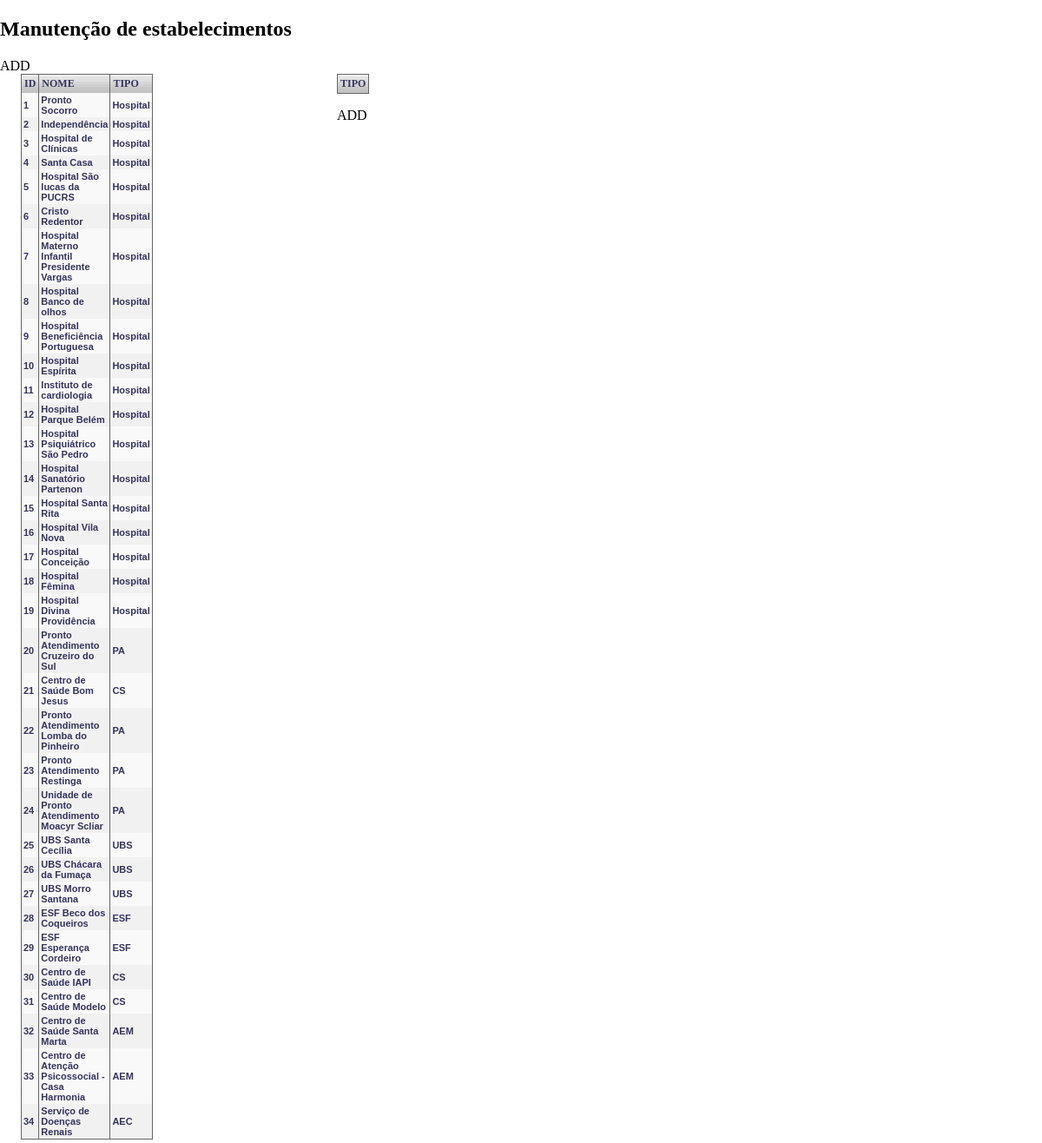
Page /app/adm/index.php on the committed database.
### tables this page shows
CREATE TABLE IF NOT EXISTS `tb_estabelecimento` (
  `cod_estab` int(10) unsigned NOT NULL auto_increment,
  `nome` varchar(100) NOT NULL,
  `tipo` varchar(10) default NULL,
  `adm` varchar(20) default NULL,
  `telefone` char(10) default NULL,
  `site` varchar(120) default NULL,
  `latitude` char(20) default NULL,
  `longitude` char(20) default NULL,
  `endereco` varchar(100) default NULL,
  PRIMARY KEY  (`cod_estab`),
  KEY `cod_estab` (`cod_estab`),
  KEY `tipo` (`tipo`)
);

### app/adm/index.php (the view, shortened to what this page needs)
<?
	$var_recebe =  mysql_query("SELECT * FROM `tb_estabelecimento`");
	$num_rows 	= mysql_num_rows($var_recebe);
	while($contador < $num_rows){
		$result 	= mysql_fetch_row($var_recebe);
		$arr = array('id' => $result[0], 'nome' => $result[1], 'tipo' => $result[2]);
		$safe = array_map('htmlentities',$arr);
		$valores[$contador + 1] = $safe;
		$contador = $contador + 1;
	}
?>
<!doctype html>
<html lang="pt-br">
<head>
	<link rel="stylesheet" type="text/css" href="css/estilo.css">
</head>
<body onload="inicio()">
	<header>
		<h2>Manutenção de estabelecimentos</h2>
	</header>
	<section id="conteudo">
		<div id="addEstab" onclick="adcionaEstab();">ADD</div>
		<div id="listaEstabelecimentos">
			<table BORDER RULES=cols>
				<thead >
					<tr>
						<th>ID</th>
						<th>NOME</th>
						<th>TIPO</th>
					</tr>
				</thead>
				<tbody>
				<?php
				$contador = 1;
				while($contador < $num_rows){
					echo "<tr onclick='select(this)' ondblclick='editar(this)'><th>",
						 $valores[$contador][id], "</th><th>",
					 	 $valores[$contador][nome], "</th><th>",
					 	 $valores[$contador][tipo],"</th>";
					$contador = $contador + 1;
				}
			    ?>
			    </tbody>
			</table>
		</div>
		<div id="listaTipos">
			<table id="tbTipos">
				<thead>
					<tr>
						<th>TIPO</th>
					</tr>
				</thead>
			</table>
			<p onclick="addTipo()">ADD</p>
		</div>
	</section>
</body>
</html>

### app/adm/css/estilo.css (style rules this page uses)
body, html { margin: 0 0 0 0; background-color: #FFFFFF; width: 100%; height: 100%; }
table { border-collapse: collapse; border: 1px solid #666666; font: normal 11px sans-serif; color: #34345E; background: #f9f9f9; text-align:left; }
thead, tfoot { font: normal 12px verdana; background:url(../../../css/imagens/bg2.png) repeat-x; text-align:left; }
thead th, tfoot th { padding:3px; width: 10px; }
tbody th, tbody td { padding:2px; }
.odd { background: #f1f1f1; }
#listaEstabelecimentos { width:30%; margin-right: 0; margin-left: 2%; display: inline-block; }
#listaTipos { display: inline-block; vertical-align: top; }

### rows in the picture
tb_estabelecimento: cod_estab "1", nome "Pronto Socorro", tipo "Hospital"
tb_estabelecimento: cod_estab "2", contador "Independência", tipo "Hospital"
tb_estabelecimento: cod_estab "3", contador "Hospital de Clínicas", tipo "Hospital"
tb_estabelecimento: cod_estab "4", nome "Santa Casa", tipo "Hospital"
tb_estabelecimento: cod_estab "5", contador "Hospital São lucas da PUCRS", tipo "Hospital"
tb_estabelecimento: cod_estab "6", nome "Cristo Redentor", tipo "Hospital"
tb_estabelecimento: cod_estab "7", nome "Hospital Materno Infantil Presidente Vargas", tipo "Hospital"
tb_estabelecimento: cod_estab "8", nome "Hospital Banco de olhos", tipo "Hospital"
tb_estabelecimento: cod_estab "9", contador "Hospital Beneficiência Portuguesa", tipo "Hospital"
tb_estabelecimento: cod_estab "10", contador "Hospital Espírita", tipo "Hospital"
tb_estabelecimento: cod_estab "11", nome "Instituto de cardiologia", tipo "Hospital"
tb_estabelecimento: cod_estab "12", contador "Hospital Parque Belém", tipo "Hospital"
tb_estabelecimento: cod_estab "13", contador "Hospital Psiquiátrico São Pedro", tipo "Hospital"
tb_estabelecimento: cod_estab "14", contador "Hospital Sanatório Partenon", tipo "Hospital"
tb_estabelecimento: cod_estab "15", nome "Hospital Santa Rita", tipo "Hospital"
tb_estabelecimento: cod_estab "16", nome "Hospital Vila Nova", tipo "Hospital"
tb_estabelecimento: cod_estab "17", contador "Hospital Conceição", tipo "Hospital"
tb_estabelecimento: cod_estab "18", contador "Hospital Fêmina", tipo "Hospital"
tb_estabelecimento: cod_estab "19", contador "Hospital Divina Providência", tipo "Hospital"
tb_estabelecimento: cod_estab "20", nome "Pronto Atendimento Cruzeiro do Sul", tipo "PA"
tb_estabelecimento: cod_estab "22", nome "Pronto Atendimento Lomba do Pinheiro", tipo "PA"
tb_estabelecimento: cod_estab "23", nome "Pronto Atendimento Restinga", tipo "PA"
tb_estabelecimento: cod_estab "24", nome "Unidade de Pronto Atendimento Moacyr Scliar", tipo "PA"
tb_estabelecimento: cod_estab "25", contador "UBS Santa Cecília", tipo "UBS"
tb_estabelecimento: cod_estab "26", contador "UBS Chácara da Fumaça", tipo "UBS"
tb_estabelecimento: cod_estab "27", nome "UBS Morro Santana", tipo "UBS"
tb_estabelecimento: cod_estab "28", nome "ESF Beco dos Coqueiros", tipo "ESF"
tb_estabelecimento: cod_estab "29", contador "ESF Esperança Cordeiro", tipo "ESF"
tb_estabelecimento: cod_estab "32", contador "Centro de Saúde Santa Marta", tipo "AEM"
tb_estabelecimento: cod_estab "33", contador "Centro de Atenção Psicossocial - Casa Harmonia", tipo "AEM"
tb_estabelecimento: cod_estab "34", contador "Serviço de Doenças Renais", tipo "AEC"

### other values in the picture
$valores[$contador][id] "21"
$valores[$contador][nome] "Centro de Saúde Bom Jesus"
$valores[$contador][tipo] "CS"
$valores[$contador][id] "30"
$valores[$contador][nome] "Centro de Saúde IAPI"
$valores[$contador][id] "31"
$valores[$contador][nome] "Centro de Saúde Modelo"
